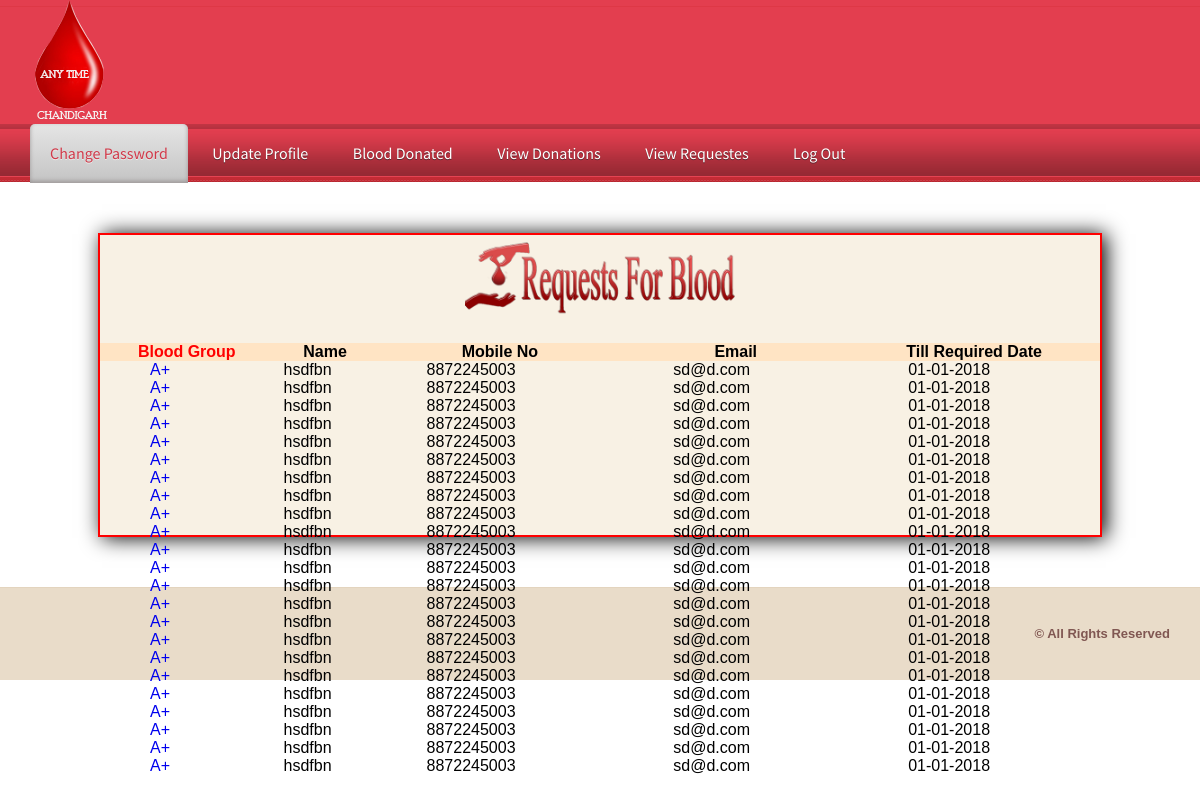
The page /donor/viewrequest.php (signed in) on the database its author committed.
### tables this page shows
CREATE TABLE `requestes` (
  `req_id` int(100) NOT NULL,
  `name` varchar(100) NOT NULL,
  `gender` varchar(100) NOT NULL,
  `age` varchar(100) NOT NULL,
  `mobile` varchar(100) NOT NULL,
  `email` varchar(100) NOT NULL,
  `bgroup` varchar(100) NOT NULL,
  `reqdate` datetime NOT NULL,
  `detail` varchar(500) NOT NULL,
  `hospital_name` varchar(100) NOT NULL
);

### donor/viewrequest.php (the view, shortened to what this page needs)
<!DOCTYPE html PUBLIC "-//W3C//DTD XHTML 1.0 Transitional//EN" "http://www.w3.org/TR/xhtml1/DTD/xhtml1-transitional.dtd">
<html xmlns="http://www.w3.org/1999/xhtml">
<head>
  <link href="css/lightbox.css" rel="stylesheet" />
  <link href="StyleSheet.css" rel="stylesheet" type="text/css" />
  <link href="css/style.css" rel="stylesheet" type="text/css" media="all" />
  <link href="css/flexslider.css" rel="stylesheet" type="text/css" media="all" />
</head>
<body>
 <?php include('function.php'); ?>
 <div class="h_bg">
  <div class="wrap">
    <div class="header">
      <div class="logo">
       <h1><a href="index.php"><img src="Images/logo.png" alt=""></a></h1>
     </div>
   </div>
 </div>
</div>
<div class="nav_bg">
  <div class="wrap">
   <ul class="nav">
     <li class="active"><a href="chngpwd.php">Change Password</a></li>
     <li><a href="updateprofile.php">Update Profile</a></li>
     <li><a href="blooddonated.php">Blood Donated</a></li>
     <li><a href="viewdonations.php">View Donations</a></li>
     <li><a href="viewrequest.php">View Requestes</a></li>
     <li><a href="logout.php">log Out</a></li>
   </ul>
 </div>
 <div style="height:300px; width:1000px; margin:auto; margin-top:50px; margin-bottom:50px; background-color:#f8f1e4; border:2px solid red; box-shadow:4px 1px 20px black;">
   <form method="post" enctype="multipart/form-data">
     <table cellpadding="20" cellspacing="20" width="1000px" height="200px"  style="margin:auto" >
       <tr><td colspan="7" align="center"><img src="Images/brequest.png" height="90px" /></td></tr>
       <tr><td>&nbsp;</td><td>&nbsp;</td></tr>
       <tr style="background-color:bisque" align="center" class="bold">
         <td class="bold" style="color:red"  >Blood Group</td>
         <td align="center">Name</td>
         <td align="center">Mobile No</td>
         <td align="center">Email</td>
         <td align="center">Till Required Date</td>
       </tr>
       <?php
       $cn=mysqli_connect("localhost","root","","bloodbank");
       $sql = "SELECT ddate from donation where email ='" . $_SESSION["email"] . "' Order by ddate desc";
       $query = mysqli_query($cn,$sql);
       $res = mysqli_fetch_array($query);
       $blood = bloodGroup($_SESSION['b_id']);
       $s="select * from requestes where bgroup = '$blood' ORDER BY UNIX_TIMESTAMP(reqdate) ASC";
       $result=mysqli_query($cn,$s);
       while($data=mysqli_fetch_array($result))
       {
        $Weddingdate = new DateTime($data['7']);
        $date = date_format($Weddingdate, 'd-m-Y');
        $date1 = new DateTime("");
        $date2 = new DateTime($res[0]);
        $interval = $date1->diff($date2);
        $finalDate = $interval->m;
        if(($finalDate > 3  && (new DateTime($date) > new DateTime(""))) || ($finalDate == 0 && (new DateTime($date) > new DateTime("")))){
          echo"<tr><td  style=' padding-left:50px'><a href='details.php?q=". $data[0] ."' target='PromoteFirefoxWindow'
 onclick='openRequestedPopup(this.href, this.target); return false;'>$data[6]</a></td><td  style=' padding-left:10px'>$data[1]</td><td  style=' padding-left:50px'>$data[4]</td><td  style=' padding-left:50px'>$data[5]</td><td  style=' padding-left:60px'>$date</td></tr>";
        }
      }
      ?>
    </table>
  </form>
</div>
<div class="ftr-bg">
  <div class="wrap">
    <div class="footer">
     <div class="copy">
       <p class="title">© All Rights Reserved</p>
     </div>
   </div>
 </div>
</div>
</body>
</html>

### donor/css/lightbox.css (style rules this page uses)
body:after { content: url(../img/close.png) url(../img/loading.gif) url(../img/prev.png) url(../img/next.png); display: none; }

### StyleSheet.css (style rules this page uses)
.title { font-weight:bold; color:#805752; font-size: 16px; text-align: left; padding-left: 20px; }
.bold { font-weight:bold; }

### donor/css/style.css (style rules this page uses)
html,body,div,span,applet,object,iframe,h1,h2,h3,h4,h5,h6,p,blockquote,pre,a,abbr,acronym,address,big,cite,code,del,dfn,em,img,ins,kbd,q,s,samp,small,strike,strong,sub,sup,tt,var,b,u,i,dl,dt,dd,ol,nav ul,nav li,fieldset,form,label,legend,table,caption,tbody,tfoot,thead,tr,th,td,article,aside,canvas,details,embed,figure,figcaption,footer,header,hgroup,menu,nav,output,ruby,section,summary,time,mark,audio,video { margin:0;padding:0;border:0;font-size:100%;font:inherit;vertical-align:baseline; }
ol,ul { list-style:none;margin:0;padding:0; }
table { border-collapse:collapse;border-spacing:0; }
a { text-decoration:none; }
img { max-width:100%; }
body { font-family: Arial, Geneva,Helvetica, sans-serif; font-size: 100%; }
.wrap { margin:0 auto; width:80%; }
.h_bg { background: url('../images/h_bg.png') repeat-x ; }
.nav_bg { background: url('../images/nav_bg.png') center 0 repeat-x #CF797E; height:58px; }
.nav li { display:inline-block; }
.nav li a { font-family: 'Source Sans Pro', sans-serif; line-height:1.8em; display:block; text-decoration:none; font-weight:normal; color:#ffffff; padding:15px 20px; font-size: 1em; text-transform: capitalize; text-shadow: 0 1px 0 #5C2830; letter-spacing:0px; }
.nav li.active a { text-shadow: 0 1px 0 #EBEBEB; color:#D13949; background: #E5E5E5; background: -moz-linear-gradient(top, #E5E5E5 0%, #C4C4C4 100%); background: -webkit-gradient(linear, left top, left bottom, color-stop(0%,#E5E5E5), color-stop(100%,#C4C4C4)); filter: progid:DXImageTransform.Microsoft.gradient( startColorstr='#E5E5E5', endColorstr='#C4C4C4',GradientType=0 ); -moz-border-radius:5px 5px 0 0; -webkit-border-radius:5px 5px 0 0; border-radius:5px 5px 0 0; box-shadow: inset 0px -2px 4px #9C9797; -webkit-box-shadow: inset 0px -2px 4px #9C9797; -moz-box-shadow: inset 0px -2px 4px #9C9797; -o-box-shadow: inset 0px -2px 4px #9C9797; }
.ftr-bg { background: #E9DCC9; border-top: 1px solid rgba(214, 195, 167, 0.34); }
.footer { padding:3% 0; }
.copy { float: right; }
.copy p { color: #805752; font-size: 0.8125em; line-height: 1.8em; }
@media only screen and (max-width: 1280px) { .wrap { width:95%; } }

### rows shown on the page
requestes: bgroup "A+", name "hsdfbn", mobile "8872245003", email "sd@d.com", reqdate "01-01-2018"
requestes: bgroup "A+", name "hsdfbn", mobile "8872245003", email "sd@d.com", reqdate "01-01-2018"
requestes: bgroup "A+", name "hsdfbn", mobile "8872245003", email "sd@d.com", reqdate "01-01-2018"
requestes: bgroup "A+", name "hsdfbn", mobile "8872245003", email "sd@d.com", reqdate "01-01-2018"
requestes: bgroup "A+", name "hsdfbn", mobile "8872245003", email "sd@d.com", reqdate "01-01-2018"
requestes: bgroup "A+", name "hsdfbn", mobile "8872245003", email "sd@d.com", reqdate "01-01-2018"
requestes: bgroup "A+", name "hsdfbn", mobile "8872245003", email "sd@d.com", reqdate "01-01-2018"
requestes: bgroup "A+", name "hsdfbn", mobile "8872245003", email "sd@d.com", reqdate "01-01-2018"
requestes: bgroup "A+", name "hsdfbn", mobile "8872245003", email "sd@d.com", reqdate "01-01-2018"
requestes: bgroup "A+", name "hsdfbn", mobile "8872245003", email "sd@d.com", reqdate "01-01-2018"
requestes: bgroup "A+", name "hsdfbn", mobile "8872245003", email "sd@d.com", reqdate "01-01-2018"
requestes: bgroup "A+", name "hsdfbn", mobile "8872245003", email "sd@d.com", reqdate "01-01-2018"
requestes: bgroup "A+", name "hsdfbn", mobile "8872245003", email "sd@d.com", reqdate "01-01-2018"
requestes: bgroup "A+", name "hsdfbn", mobile "8872245003", email "sd@d.com", reqdate "01-01-2018"
requestes: bgroup "A+", name "hsdfbn", mobile "8872245003", email "sd@d.com", reqdate "01-01-2018"
requestes: bgroup "A+", name "hsdfbn", mobile "8872245003", email "sd@d.com", reqdate "01-01-2018"
requestes: bgroup "A+", name "hsdfbn", mobile "8872245003", email "sd@d.com", reqdate "01-01-2018"
requestes: bgroup "A+", name "hsdfbn", mobile "8872245003", email "sd@d.com", reqdate "01-01-2018"
requestes: bgroup "A+", name "hsdfbn", mobile "8872245003", email "sd@d.com", reqdate "01-01-2018"
requestes: bgroup "A+", name "hsdfbn", mobile "8872245003", email "sd@d.com", reqdate "01-01-2018"
requestes: bgroup "A+", name "hsdfbn", mobile "8872245003", email "sd@d.com", reqdate "01-01-2018"
requestes: bgroup "A+", name "hsdfbn", mobile "8872245003", email "sd@d.com", reqdate "01-01-2018"
requestes: bgroup "A+", name "hsdfbn", mobile "8872245003", email "sd@d.com", reqdate "01-01-2018"
